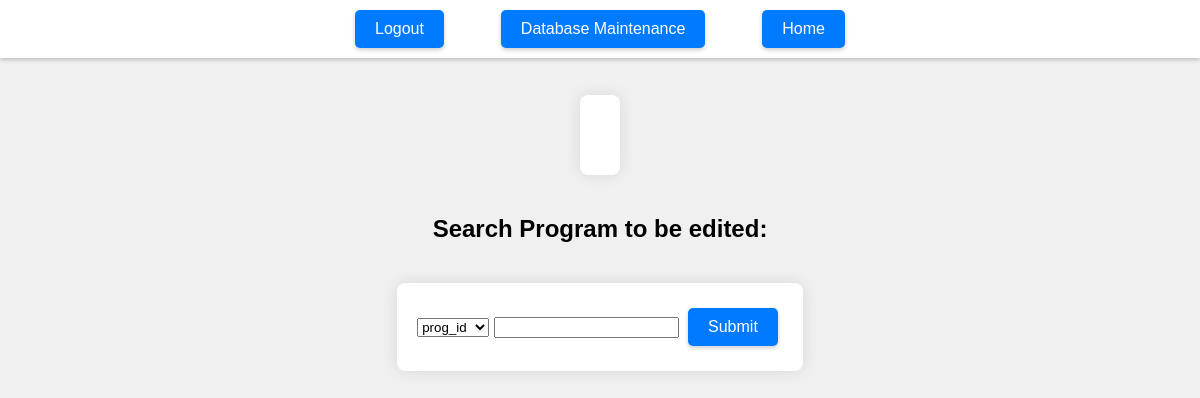
Before: /update_program (signed in) with the older database file.
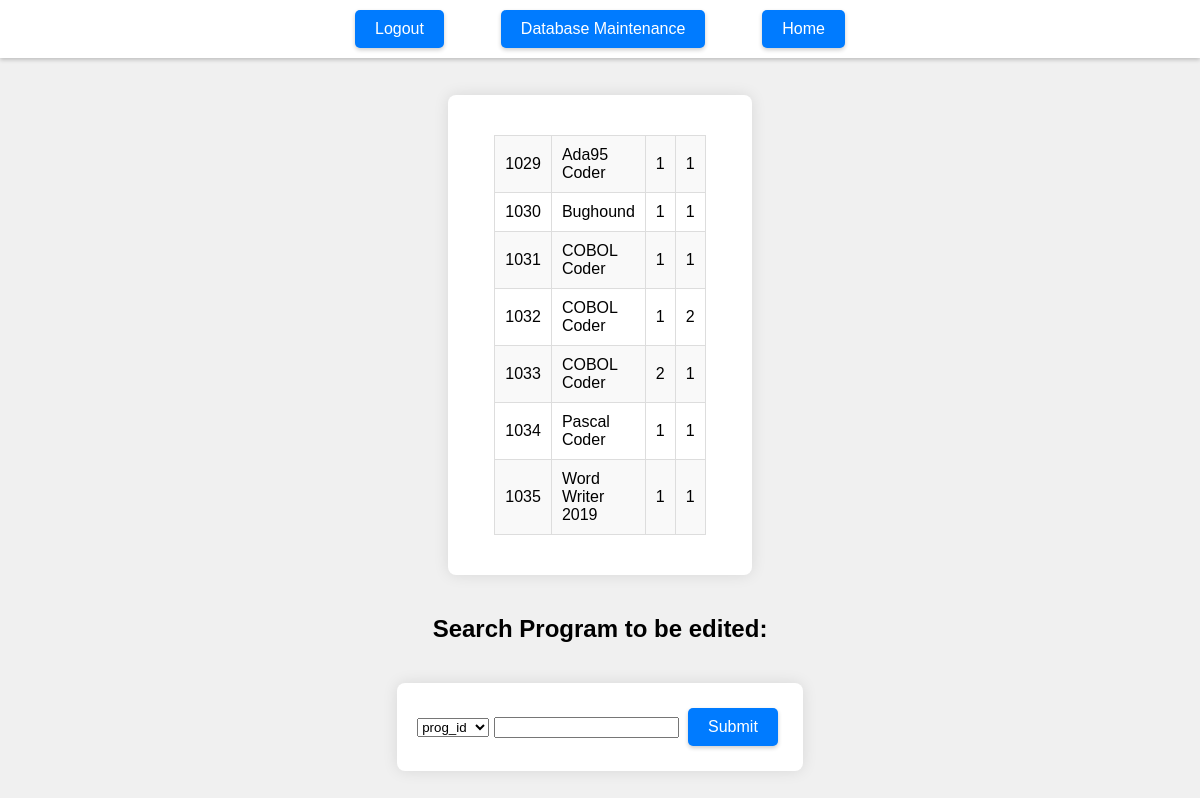
After: the same page with the newer database file.
### tables this page shows
CREATE TABLE `programs` ( `prog_id` integer PRIMARY KEY AUTOINCREMENT, `program` varchar(32) NOT NULL, `program_release` varchar(32) NOT NULL, `program_version` varchar(32) NOT NULL);

### app.py (the view, shortened to what this page needs)
@app.route("/update_program",methods=["GET","POST"])
def update_program():
    if "loggedin" not in session:
        return render_template("login.html")
    options = ["prog_id","program"]
    programs = get_programs()
    if request.method == "GET":
        return render_template("edit_programs.html",\
                               options=options,programs=programs)

### app.py (called while the page is built)
def connect_db():
    sql = sqlite3.connect("/Users/ishanunnarkar/Desktop/Projects/Bug_Hound-Project-main/server/db/bughound.db")
    sql.row_factory = sqlite3.Row
    return sql

def get_db():
    if not hasattr(g,"sqlite3"):
        g.sqlite_db = connect_db()
    return g.sqlite_db

def get_programs():
    db=get_db()
    cur = db.execute('select * from programs')
    programs = cur.fetchall()
    return programs

### templates/edit_programs.html (shortened to what this page needs)
<!DOCTYPE html>
<html lang="en">
<head>
    <link rel="stylesheet" href="{{ url_for('static', filename='css/database_maintenance.css') }}">
</head>
<body>
<div class="header">
    <div class="navigation">
        <a href="{{url_for('logout')}}" class="btn header-btn">Logout</a>
        <a href="{{url_for('database_maintenance')}}" class="btn header-btn">Database Maintenance</a>
        <a href="{{url_for('index_page')}}" class="btn header-btn">Home</a>
    </div>
</div>
    <div class="styled-container">
        <table style="width:25%", border="1">
            {% for item in programs %}
            <tr>
                <td>{{item[0]}}</td>
                <td>{{item[1]}}</td>
                <td>{{item[2]}}</td>
                <td>{{item[3]}}</td>
            </tr>
            {% endfor %}
        </table>
    </div>
    <h2> Search Program to be edited:</h2>
    <form method="POST",action="{{url_for('update_program')}}">
    <select name="options">
    <option value="{{options[0]}}" selected>{{options[0]}}</option>
    </select>
    <input name="search_data" class ="textbox"type = "text">
    <input type="submit" value ="Submit">
    </form>
</body>
</html>

### static/css/database_maintenance.css (style rules this page uses)
body { background-color: #f0f0f0; font-family: Arial, sans-serif; margin: 0; padding-top: 75px; display: flex; flex-direction: column; align-items: center; }
.header { width: 100%; display: flex; flex-direction: row; align-items: center; padding: 10px 0; background: #fff; box-shadow: 0 2px 4px rgba(0,0,0,0.2); position: fixed; top: 0; z-index: 1000; }
table { width: 100%; max-width: 600px; border-collapse: collapse; margin: 20px 0; }
td { padding: 10px; border: 1px solid #ddd; }
form { background-color: white; padding: 20px; border-radius: 8px; box-shadow: 0px 0px 15px rgba(0,0,0,0.1); margin-top: 20px; }
table tbody tr:nth-child(odd) { background-color: #f9f9f9; }
.btn, input[type="submit"], input[type="reset"], button[type="button"] { box-shadow: 0px 2px 4px rgba(0,0,0,0.2); transition: background-color 0.3s ease, box-shadow 0.3s ease; }
.navigation { display: flex; justify-content: space-between; padding: 0 20px; width: 100%; max-width: 500px; margin: auto; }
.btn, input[type="submit"], input[type="reset"], button[type="button"], .button-row .btn { padding: 10px 20px; background-color: #007bff; color: white; border: none; border-radius: 5px; cursor: pointer; text-decoration: none; margin: 5px; font-size: inherit; }
.header-btn { padding: 10px 20px; background-color: #007bff; color: white; border: none; border-radius: 5px; cursor: pointer; margin: 0 5px; }
.styled-container { background-color: white; padding: 20px; border-radius: 8px; box-shadow: 0px 0px 15px rgba(0,0,0,0.1); margin-top: 20px; margin-bottom: 20px; margin-left: auto; margin-right: auto; width: fit-content; max-width: 90%; display: flex; justify-content: space-evenly; }

Changed rows visible on the page:
added programs: prog_id "1029", program "Ada95 Coder", program_release "1", program_version "1"
added programs: prog_id "1030", program "Bughound", program_release "1", program_version "1"
added programs: prog_id "1031", program "COBOL Coder", program_release "1", program_version "1"
added programs: prog_id "1032", program "COBOL Coder", program_release "1", program_version "2"
added programs: prog_id "1033", program "COBOL Coder", program_release "2", program_version "1"
added programs: prog_id "1034", program "Pascal Coder", program_release "1", program_version "1"
added programs: prog_id "1035", program "Word Writer 2019", program_release "1", program_version "1"
